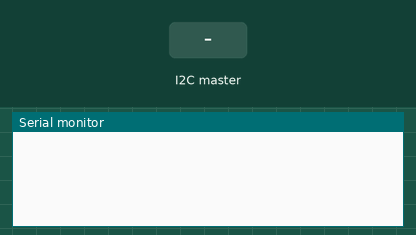
Bench run of a sketch on a simulated Arduino Uno, built with avr-gcc and run on an emulated ATmega328P. On the bench: the last lines printed to the serial monitor. The test bench sets the inputs (shaded band).

Above: at 1.2 s.
1.3 s: the I2C master sends the byte 1
At 2.3 s:
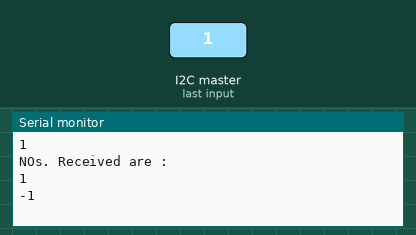
2.8 s: the I2C master sends the byte 0
At 3.5 s:
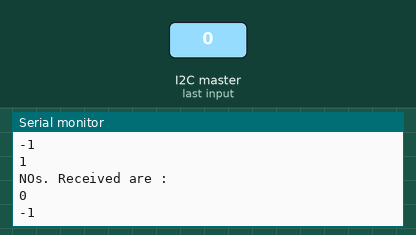
Timing chart, 0 to 5.8 s (numbered marks = the images above; inputs shaded):
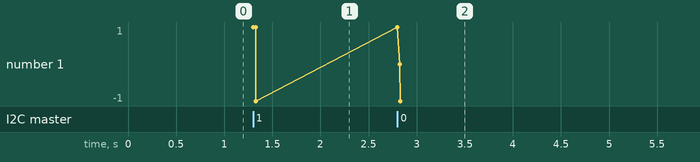

Measured:
- after the input at 1.3 s, the serial monitor: prints a new line at once (image 1)
- after the input at 2.8 s, the serial monitor: prints a new line at once (image 2)

The sketch:

Slave_data_Receiver_cum_sender.ino
```cpp
#include<Wire.h>

int dt=100;
int x,y;

void setup()
{
  Serial.begin(9600);
  Wire.begin(8);
  Wire.onReceive(requestEvent);
  Wire.onRequest(requestData);
}

void loop()
{
  delay(dt);
}

void requestEvent(int howMany)
{
  while(Wire.available())
  {
  Serial.println(Wire.available());
  x = Wire.read();
  y = Wire.read();

  Serial.println("NOs. Received are :");
  Serial.println(x);
  Serial.println(y);
  }
}

void requestData()
{
  int sum=x+y;
  Wire.write(sum);
}
```
